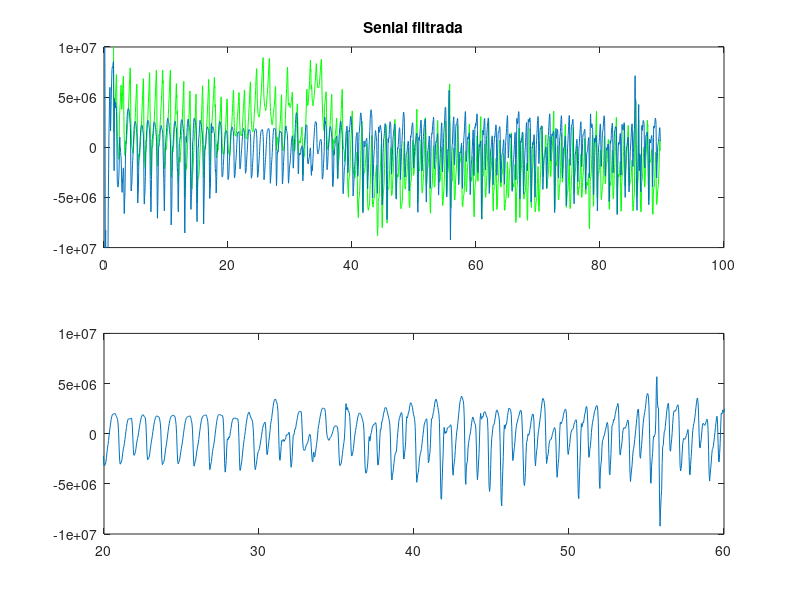
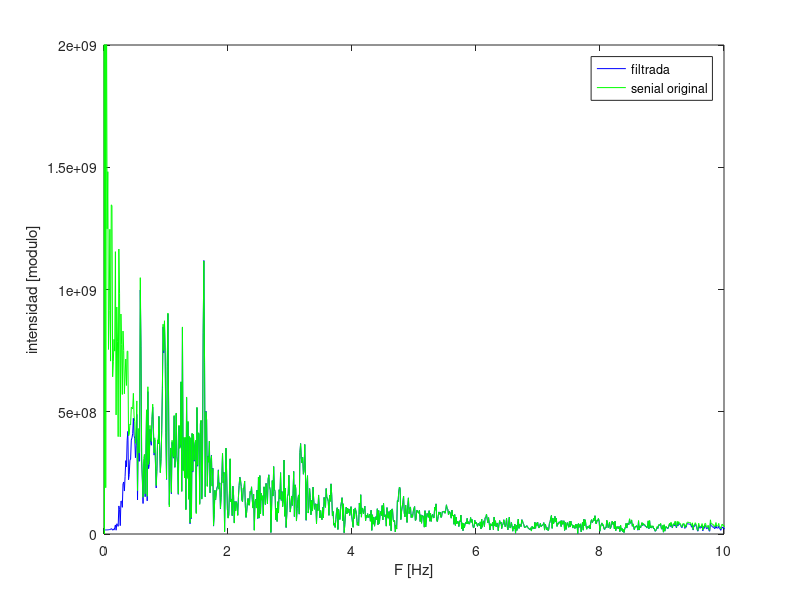

Recreate these plots in MATLAB, in order.
clear all;

addpath('/usr/share/octave/packages/signal-1.3.2'); %incluye el specgram

load intensidad_RGB.mat; % brillo, 1 es R, 2 es G, 3 es B.

video_length = length(brillo);

frec_video = 29.37; %frecuencia muestreo video
t_video = 1/(frec_video); %tiempo muestreo video

ejeXvideo = 0 : t_video : ((video_length-1)*t_video);

[b, a] = butter( 4, [0.4*2/frec_video , 10*2/frec_video]); %FiltroPincripal

filtrado = filter(b, a, brillo(:,2));

figure;

subplot(2,1,1);
plot( ejeXvideo, brillo(:, 2), 'g');
hold on;
plot(ejeXvideo, filtrado);
title('Senial filtrada');
ylim([-1e+07 1e+07]);

subplot(2,1,2);
plot(ejeXvideo, filtrado);
ylim([-1e+07 1e+07]);
xlim([20 60]);

print -djpg imagenes/punto_5_filtro_cardiometro.jpg; %Octave
grid minor;

DFT_senial_filtrada = fftshift(abs(fft(filtrado)));

DFT_senial_verde = fftshift(abs(fft(brillo(:,2))));

f = linspace(-frec_video/2, frec_video/2, video_length);

figure;

plot( f, DFT_senial_filtrada, 'b');
hold on;
plot( f, DFT_senial_verde, 'g');
ylim([0 2e+09]);
xlim([0 10]);
legend('filtrada','senial original');
xlabel('F [Hz]');
ylabel('intensidad [modulo]');

print -djpg imagenes/punto_5_fft_filtrado_cardiometro.jpg; %Octave
grid minor;
